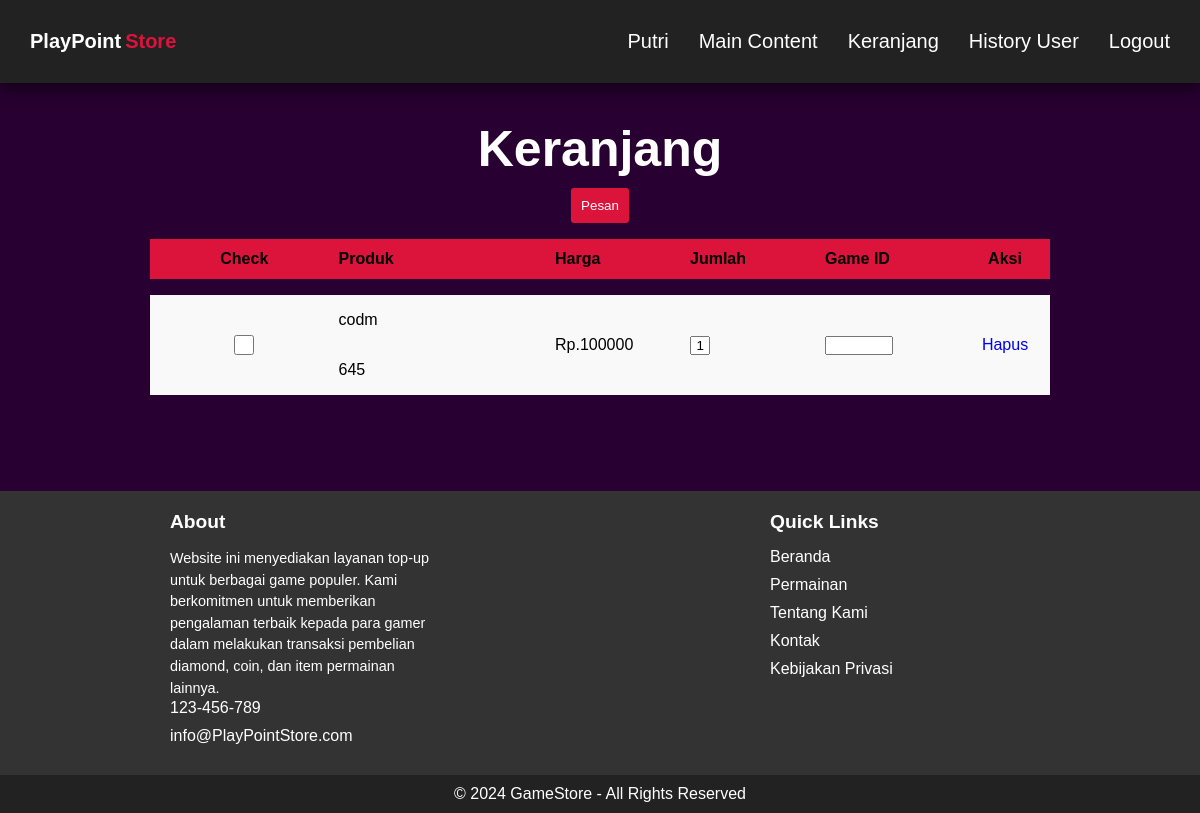
The page /keranjang.php (signed in) on the database as committed earlier.
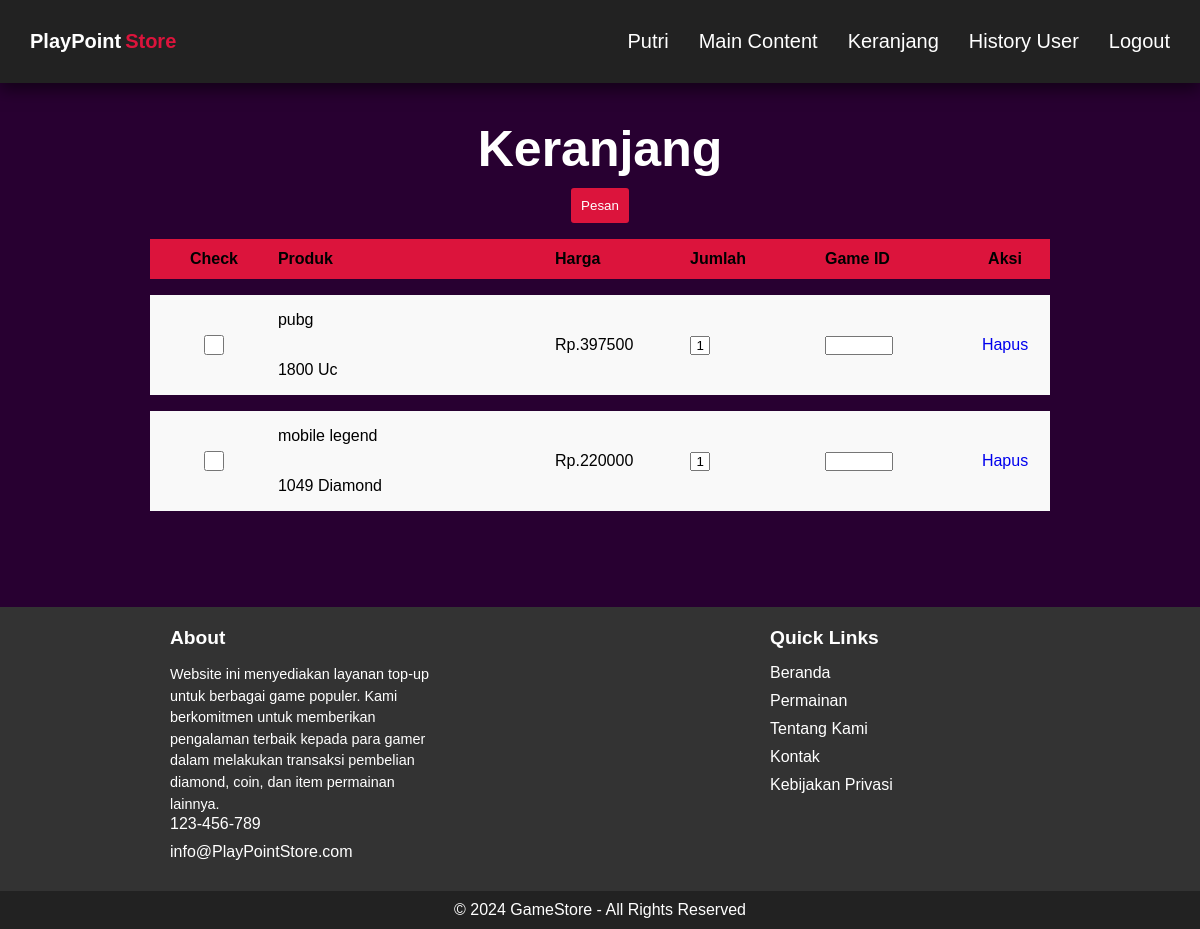
The same page on the database as committed later.
### tables this page shows
CREATE TABLE `keranjang` (
  `id_keranjang` int(11) NOT NULL,
  `id_user` int(50) NOT NULL,
  `id_game` int(50) NOT NULL,
  `gameid` varchar(50) NOT NULL,
  `jumlah` int(50) NOT NULL
);

CREATE TABLE `game` (
  `id_game` int(5) NOT NULL,
  `nama_game` varchar(255) NOT NULL,
  `produk` varchar(255) NOT NULL,
  `harga` int(15) NOT NULL
);

### keranjang.php (the view, shortened to what this page needs)
<?php
require "./aksi/koneksi.php";
if(isset($_SESSION['login'])){
    if(isset($_GET["id"])){
        $idgame = $_GET["id"];
        $iduser = $_SESSION['id'];
        $result = mysqli_query($conn, "select * from game where id_game = '$idgame'");
        $results = mysqli_query($conn, "insert into keranjang
        (id_keranjang, id_user, id_game, jumlah)
        values ('', '$iduser', '$idgame', 1)");
        if ($results) {
            echo "
                <script>
                    alert('Berhasil Dipesan!');
                    document.location.href = 'keranjang.php';
                </script>
            ";
            exit;
        }
        else {
            echo error_log($result) . "
            <script>
                alert('Data Gagal Ditambahkan!');
                document.location.href = 'index.php';
            </script>
            ";
            exit;
        }
    }
    else{
        $username = $_SESSION['username'];
        $result = mysqli_query($conn, "SELECT * from keranjang krj
        join user usr on krj.id_user = usr.id_user
        join game gm on krj.id_game = gm.id_game
        where usr.username = '$username'
        ");
    }
}
else{
    header('Location: index.php');
    exit;
}
$games = [];
while ($row = mysqli_fetch_assoc($result)) {
    $games[] = $row;
}
?>
<!DOCTYPE html>
<html lang="en">
<head>
    <link rel="stylesheet" href="./style/keranjang.css">
</head>
<body>
    <div class="fContainer">
        <nav class="wrapper">
            <a href="index.php">
                <div class="brand">
                    <div class="firstname">PlayPoint</div>
                    <div class="lastname">Store</div>
                </div>
            </a>
            <ul class="navigation">
                <?php
                    if(isset($notlogin)){
                        echo "<li><a href='regis.php'>Regis</a></li>";
                        echo "<li><a href='login.php'>Login</a></li>";
                    }
                    else{
                        echo "<li><a href='#'>".$_SESSION["username"]."</a></li>";
                        echo "<li><a href='index.php'>Main Content</a></li>";
                        echo "<li><a href='keranjang.php'>Keranjang</a></li>";
                        echo "<li><a href='historyuser.php'>History User</a></li>";
                        echo "<li><a href='logout.php'>Logout</a></li>";
                    }
                ?>
            </ul>
        </nav>
    </div>
    <div class="container">
        <form action="pesankeranjang.php" method="post">
            <div class="up-content">
                <h1>Keranjang</h1>
                <input type="submit" name="pesan" value="Pesan">
            </div>
            <table>
                <tr class="title-div">
                    <th class="check">Check</th>
                    <th>Produk</th>
                    <th>Harga</th>
                    <th>Jumlah</th>
                    <th>Game ID</th>
                    <th class="aksi">Aksi</th>
                </tr>
<?php $i = 1;
foreach ($games as $game) {
?>
                <tr class="custom-div">
                    <td class="check">
                        <input type="checkbox" id="<?= "element",$i ?>" name="check[]" value="
                            <?php echo $game["id_keranjang"] ?>,
                            <?php echo $game["id_user"] ?>,
                            <?= $game['id_game'] ?>,
                            <?= $game['harga'] ?>
                        ">
                    </td>
                        <td>
                            <label class="label" for="<?= "element",$i ?>">
                                <p><?= $game["nama_game"] ?></p>
                                <p><?php echo $game["produk"] ?></p>
                            </label>
                        </td>
                        <td class="input">
                            <label class="label" for="<?= "element",$i ?>">
                                Rp.<?php echo $game["harga"] ?>
                            </label>
                        </td>
                        <td class="input">
                            <input type="number" value="<?php echo $game["jumlah"] ?>" name="jumlah[]">
                        </td>
                        <td class= "input">
                            <input type="text" value="<?php echo $game["gameid"] ?>" name="gameid[]">
                        </td>
                        <td class = "aksi">
                            <a href='hapuskeranjang.php?id=<?=$game["id_keranjang"];?>'>Hapus</a>
                        </td>
                </tr>
<?php $i++; } ?>
            </table>
        </form>
    </div>
    <footer class="footer">
        <div class="footer-content">
            <div class="footer-section about">
            <h2>About</h2>
            <p>Website ini menyediakan layanan top-up untuk berbagai game populer. Kami berkomitmen untuk memberikan pengalaman terbaik kepada para gamer dalam melakukan transaksi pembelian diamond, coin, dan item permainan lainnya.</p>
            <div class="contact">
                <span><i class="fas fa-phone"></i> 123-456-789</span>
                <span><i class="fas fa-envelope"></i> info@PlayPointStore.com</span>
            </div>
            </div>
            <div class="footer-section links">
            <h2>Quick Links</h2>
            <ul>
                <li><a href="#">Beranda</a></li>
                <li><a href="#">Permainan</a></li>
                <li><a href="#">Tentang Kami</a></li>
                <li><a href="#">Kontak</a></li>
                <li><a href="#">Kebijakan Privasi</a></li>
            </ul>
            </div>
        </div>
        <div class="footer-bottom">
            &copy; 2024 GameStore - All Rights Reserved
        </div>
    </footer>
</body>
</html>

### style/keranjang.css (style rules this page uses)
* { margin: 0; padding: 0; box-sizing: border-box; font-family: sans-serif; }
body { background: #280031; margin: 0; }
a { text-decoration: none; }
.fContainer { display: flex; width: 100%; background-color: #280031; }
.wrapper { position: fixed; display: flex; justify-content: space-between; align-items: center; font-size: 1dvb; padding: 15px; width: 100%; background-color: #222; box-shadow: 0 7px 15px 0 rgba(0, 0, 0, 0.5); }
.brand { display: flex; flex-direction: row; font-size: 20px; padding: 15px; text-transform: capitalize; }
.firstname { color: white; font-weight: 700; }
.lastname { color: crimson; font-weight: 700; padding-left: 4px; }
.navigation { display: flex; justify-content: center; align-items: center; }
.navigation> li { list-style-type: none; padding: 15px; }
.navigation>li>a { color: white; font-size: 20px; text-decoration:none ; text-transform: capitalize; }
.container { margin-top: 120px; margin-left: 150px; margin-right: 150px; }
table { border: none; width: 100%; border-collapse: separate; border-spacing: 0 1em; }
.custom-div { background-color: #f9f9f9; line-height: 50px; }
.title-div { line-height: 40px; background-color: crimson; }
table th { text-align: left; }
.check { text-align: center; }
.input { width: 15%; }
.aksi { text-align: center; width: 10%; }
table input[type="checkbox"] { margin-top: 20px; width:20px; height:20px; }
table input[type="number"] { width: 15%; text-align: center; }
table input[type="text"] { width: 50%; }
.up-content { font-size: 25px; color: white; text-align: center; }
input[type="submit"] { margin-top: 10px; background-color: crimson; color: #fff; padding: 10px; cursor: pointer; border: none; border-radius: 3px; }
.footer { margin-top: 80px; background-color: #333; color: #fff; }
.footer-content { display: flex; flex-wrap: wrap; justify-content: space-around; align-items: flex-start; }
.footer-section { padding: 20px; flex: 1; max-width: 300px; min-width: 250px; }
.footer-section h2 { font-size: 1.2rem; margin-bottom: 15px; }
.about p { font-size: 0.9rem; line-height: 1.5; }
.contact span { display: block; margin-bottom: 10px; }
.links ul { list-style: none; padding: 0; }
.links li { margin-bottom: 10px; }
.links a { text-decoration: none; color: #fff; transition: color 0.3s ease; }
.footer-bottom { text-align: center; padding: 10px 0; background-color: #222; }

Rows that differ between the two databases and show on the page:
removed keranjang: id_game.nama_game "codm", id_game.produk "645", id_game.harga "100000", jumlah "1"
added keranjang: id_game.nama_game "pubg", id_game.produk "1800 Uc", id_game.harga "397500", jumlah "1"
added keranjang: id_game.nama_game "mobile legend", id_game.produk "1049 Diamond", id_game.harga "220000", jumlah "1"
